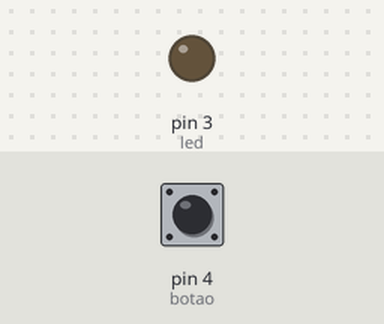
The sketch below on a simulated Arduino Uno, built with avr-gcc and run on an emulated ATmega328P. Parts: output pins drawn as LEDs (lit = HIGH). The inputs (shaded band) are chosen by the test bench; at power-on: pin 4 (botao) LOW.

Above: at 1.2 s.
1.3 s: pin 4 (botao) pulled HIGH for 0.15 s
At 1.37 s:
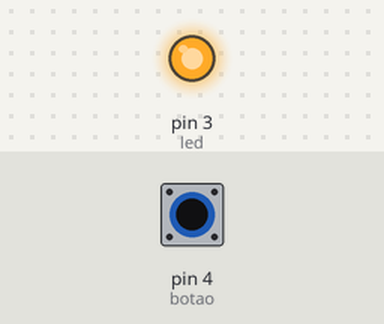
2.9 s: pin 4 (botao) pulled HIGH for 3.2 s
At 7.2 s:
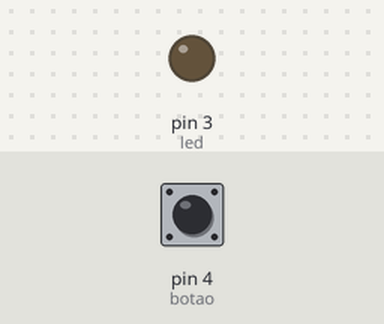
Timing chart, 0 to 8.7 s (numbered marks = the images above; inputs shaded):
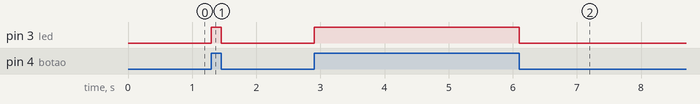

The sketch:

BotaoLed.ino
```cpp
int led = 3;
int botao = 4;
void setup() {
  pinMode(led,OUTPUT);
  pinMode(botao,INPUT);
}

void loop() {
int Status_Botao = digitalRead(botao);
  if (Status_Botao == HIGH){
    digitalWrite(led,HIGH);
  }else{
    digitalWrite(led,LOW);
  }
}
```

Measured:
- after the input at 1.3 s, pin 3 (led): LOW → HIGH at once, → LOW 0.15 s later
- after the input at 2.9 s, pin 3 (led): LOW → HIGH at once, → LOW 3.2 s later
